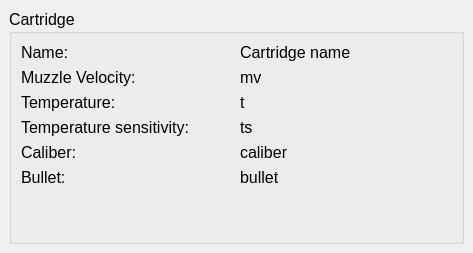
<?xml version="1.0" encoding="UTF-8"?>
<ui version="4.0">
 <class>catalogCartridgeInfo</class>
 <widget class="QWidget" name="catalogCartridgeInfo">
  <property name="geometry">
   <rect>
    <x>0</x>
    <y>0</y>
    <width>473</width>
    <height>253</height>
   </rect>
  </property>
  <property name="sizePolicy">
   <sizepolicy hsizetype="Preferred" vsizetype="Preferred">
    <horstretch>0</horstretch>
    <verstretch>0</verstretch>
   </sizepolicy>
  </property>
  <property name="maximumSize">
   <size>
    <width>473</width>
    <height>16777215</height>
   </size>
  </property>
  <property name="windowTitle">
   <string>Form</string>
  </property>
  <layout class="QGridLayout" name="gridLayout">
   <property name="leftMargin">
    <number>9</number>
   </property>
   <property name="topMargin">
    <number>9</number>
   </property>
   <property name="rightMargin">
    <number>9</number>
   </property>
   <property name="bottomMargin">
    <number>9</number>
   </property>
   <property name="spacing">
    <number>6</number>
   </property>
   <item row="0" column="0">
    <widget class="QGroupBox" name="cartridgeGroupBox">
     <property name="sizePolicy">
      <sizepolicy hsizetype="Expanding" vsizetype="Preferred">
       <horstretch>0</horstretch>
       <verstretch>0</verstretch>
      </sizepolicy>
     </property>
     <property name="font">
      <font>
       <pointsize>12</pointsize>
      </font>
     </property>
     <property name="styleSheet">
      <string notr="true"/>
     </property>
     <property name="title">
      <string>Cartridge</string>
     </property>
     <property name="flat">
      <bool>false</bool>
     </property>
     <property name="checkable">
      <bool>false</bool>
     </property>
     <layout class="QGridLayout" name="gridLayout_2">
      <item row="4" column="0">
       <widget class="QLabel" name="label_74">
        <property name="sizePolicy">
         <sizepolicy hsizetype="Preferred" vsizetype="Preferred">
          <horstretch>0</horstretch>
          <verstretch>0</verstretch>
         </sizepolicy>
        </property>
        <property name="text">
         <string>Caliber:</string>
        </property>
       </widget>
      </item>
      <item row="5" column="0">
       <widget class="QLabel" name="label_73">
        <property name="sizePolicy">
         <sizepolicy hsizetype="Preferred" vsizetype="Preferred">
          <horstretch>0</horstretch>
          <verstretch>0</verstretch>
         </sizepolicy>
        </property>
        <property name="text">
         <string>Bullet:</string>
        </property>
       </widget>
      </item>
      <item row="3" column="1">
       <widget class="QLabel" name="ts">
        <property name="sizePolicy">
         <sizepolicy hsizetype="Preferred" vsizetype="Preferred">
          <horstretch>0</horstretch>
          <verstretch>0</verstretch>
         </sizepolicy>
        </property>
        <property name="text">
         <string>ts</string>
        </property>
       </widget>
      </item>
      <item row="0" column="1" alignment="Qt::AlignLeft">
       <widget class="QLabel" name="cartridgeName">
        <property name="sizePolicy">
         <sizepolicy hsizetype="Preferred" vsizetype="Preferred">
          <horstretch>0</horstretch>
          <verstretch>0</verstretch>
         </sizepolicy>
        </property>
        <property name="text">
         <string>Cartridge name</string>
        </property>
       </widget>
      </item>
      <item row="1" column="1" alignment="Qt::AlignLeft">
       <widget class="QLabel" name="mv">
        <property name="sizePolicy">
         <sizepolicy hsizetype="Preferred" vsizetype="Preferred">
          <horstretch>0</horstretch>
          <verstretch>0</verstretch>
         </sizepolicy>
        </property>
        <property name="text">
         <string>mv</string>
        </property>
       </widget>
      </item>
      <item row="2" column="1" alignment="Qt::AlignLeft">
       <widget class="QLabel" name="temp">
        <property name="sizePolicy">
         <sizepolicy hsizetype="Preferred" vsizetype="Preferred">
          <horstretch>0</horstretch>
          <verstretch>0</verstretch>
         </sizepolicy>
        </property>
        <property name="text">
         <string>t</string>
        </property>
       </widget>
      </item>
      <item row="3" column="0" alignment="Qt::AlignLeft|Qt::AlignTop">
       <widget class="QLabel" name="label_72">
        <property name="sizePolicy">
         <sizepolicy hsizetype="Preferred" vsizetype="Preferred">
          <horstretch>0</horstretch>
          <verstretch>0</verstretch>
         </sizepolicy>
        </property>
        <property name="text">
         <string>Temperature sensitivity:</string>
        </property>
       </widget>
      </item>
      <item row="1" column="0" alignment="Qt::AlignLeft|Qt::AlignTop">
       <widget class="QLabel" name="label_70">
        <property name="sizePolicy">
         <sizepolicy hsizetype="Preferred" vsizetype="Preferred">
          <horstretch>0</horstretch>
          <verstretch>0</verstretch>
         </sizepolicy>
        </property>
        <property name="maximumSize">
         <size>
          <width>16777215</width>
          <height>16777215</height>
         </size>
        </property>
        <property name="text">
         <string>Muzzle Velocity:</string>
        </property>
       </widget>
      </item>
      <item row="2" column="0" alignment="Qt::AlignLeft|Qt::AlignTop">
       <widget class="QLabel" name="label_71">
        <property name="sizePolicy">
         <sizepolicy hsizetype="Preferred" vsizetype="Preferred">
          <horstretch>0</horstretch>
          <verstretch>0</verstretch>
         </sizepolicy>
        </property>
        <property name="maximumSize">
         <size>
          <width>16777215</width>
          <height>16777215</height>
         </size>
        </property>
        <property name="text">
         <string>Temperature:</string>
        </property>
       </widget>
      </item>
      <item row="5" column="1">
       <widget class="QLabel" name="bullet">
        <property name="sizePolicy">
         <sizepolicy hsizetype="Preferred" vsizetype="Preferred">
          <horstretch>0</horstretch>
          <verstretch>0</verstretch>
         </sizepolicy>
        </property>
        <property name="text">
         <string>bullet</string>
        </property>
       </widget>
      </item>
      <item row="4" column="1">
       <widget class="QLabel" name="caliber">
        <property name="sizePolicy">
         <sizepolicy hsizetype="Preferred" vsizetype="Preferred">
          <horstretch>0</horstretch>
          <verstretch>0</verstretch>
         </sizepolicy>
        </property>
        <property name="text">
         <string>caliber</string>
        </property>
       </widget>
      </item>
      <item row="0" column="0">
       <widget class="QLabel" name="label_75">
        <property name="sizePolicy">
         <sizepolicy hsizetype="Preferred" vsizetype="Preferred">
          <horstretch>0</horstretch>
          <verstretch>0</verstretch>
         </sizepolicy>
        </property>
        <property name="maximumSize">
         <size>
          <width>16777215</width>
          <height>16777215</height>
         </size>
        </property>
        <property name="text">
         <string>Name:</string>
        </property>
       </widget>
      </item>
      <item row="6" column="0">
       <spacer name="verticalSpacer">
        <property name="orientation">
         <enum>Qt::Vertical</enum>
        </property>
        <property name="sizeHint" stdset="0">
         <size>
          <width>20</width>
          <height>40</height>
         </size>
        </property>
       </spacer>
      </item>
     </layout>
    </widget>
   </item>
  </layout>
 </widget>
 <resources/>
 <connections/>
</ui>
